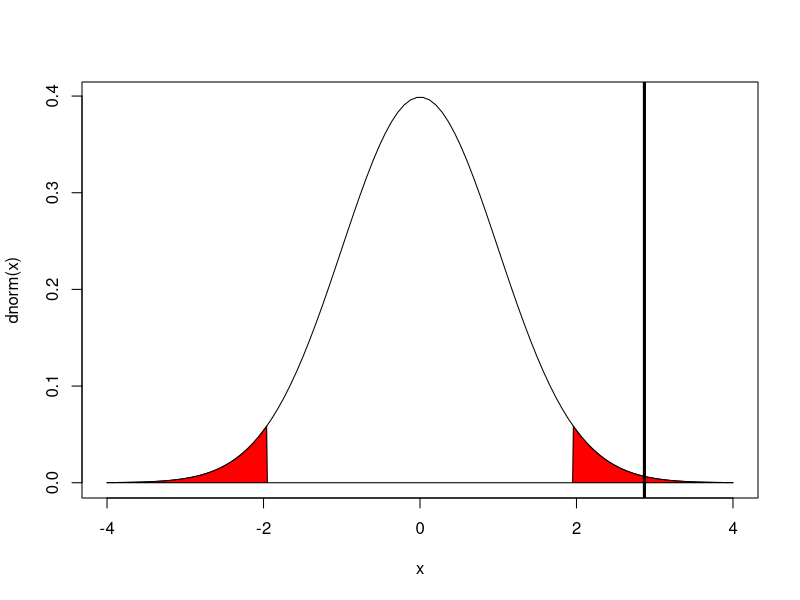
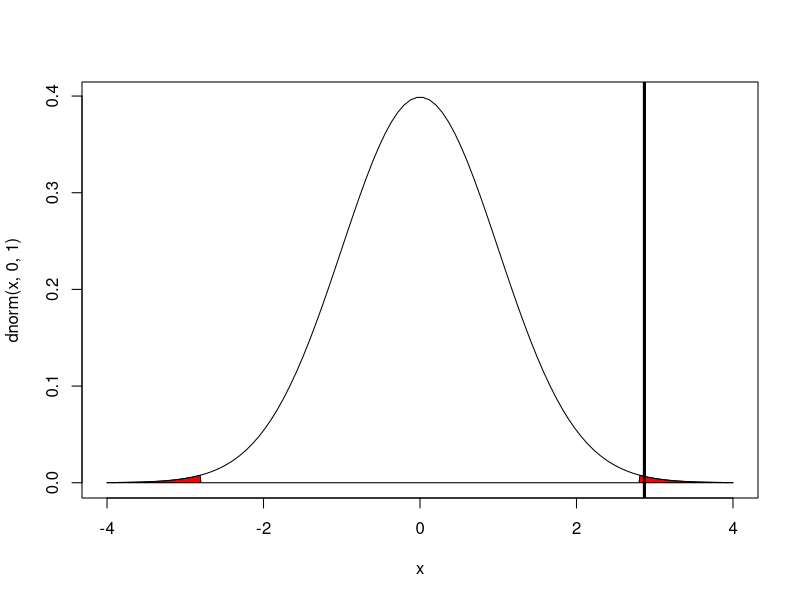
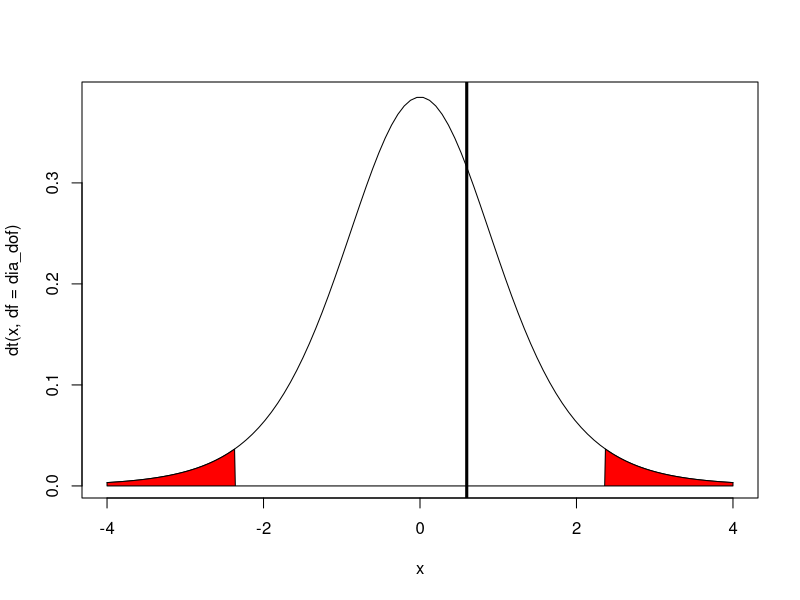
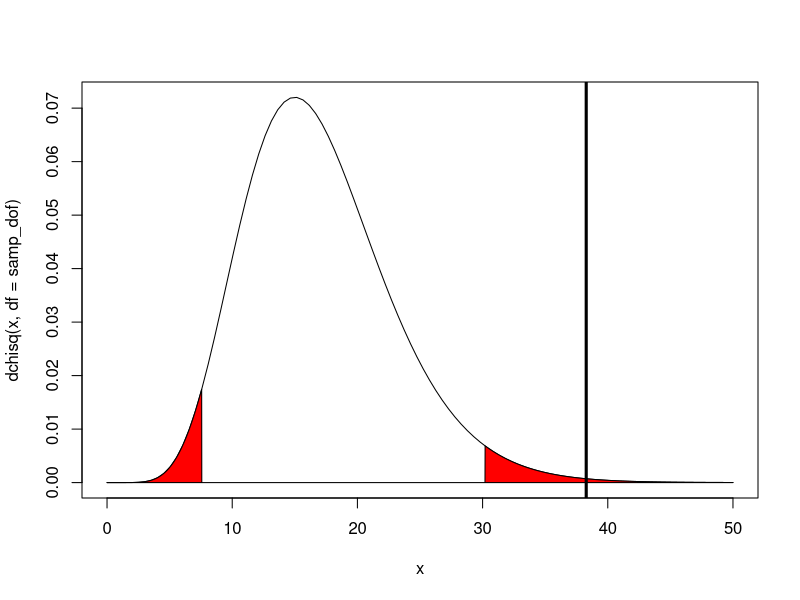

Source code (R) for these figures, in order:
## ---- chunk 1
firs <- read.csv('DouglasFirs 2022.csv')
diameters <- firs$diameters
# print(firs)
# plot(firs$treecode, firs$diameters)
# hist(diameters)
# plot(density(diameters))
## ---- chunk 2
dia_mean <- signif(mean(diameters),3)
dia_std <- signif(sd(diameters), 3)
dia_n <- signif(length(diameters), 3)
library(glue)
glue('Mean: {dia_mean}; STD: {dia_std}; Sample Size: {dia_n}')
## ---- chunk 3
dia_std <- 20.8

dia_se <- dia_std / sqrt(dia_n)
Z <- qnorm(0.95)
cil90 <- signif(dia_mean - Z*dia_se, 3)
ciu90 <- signif(dia_mean + Z*dia_se, 3)

Z <- qnorm(0.975)
cil95 <- signif(dia_mean - Z*dia_se, 3)
ciu95 <- signif(dia_mean + Z*dia_se, 3)

Z <- qnorm(0.995)
cil99 <- signif(dia_mean - Z*dia_se, 3)
ciu99 <- signif(dia_mean + Z*dia_se, 3)
glue('90% CI [{cil90},{ciu90}]; 95% CI [{cil95},{ciu95}]; 99% CI [{cil99},{ciu99}]')
## ---- chunk 4
alpha = 0.05
# define rejection regions
rej_left <- qnorm(alpha/2, 0,1)
rej_right <- qnorm(alpha/2, 0,1, lower.tail = FALSE)
#plot the curve with rejection regions
x <- seq(-4,4,length.out = 100)
plot(
  x, 
  y = dnorm(x),
  type = 'l')

## x and y for the whole area
xReject <- c(seq(-4,4,by=0.01))
yReject <- dnorm(xReject, 0, 1)

yReject[xReject > rej_left & xReject < rej_right] <- 0

polygon(c(xReject,xReject[length(xReject)],xReject[1]),
        c(yReject,0, 0), col='red')

mu <- 88.5                              # null hyp pop mean
dia_se <- dia_std / sqrt(dia_n)         # standard error
dia_Z <- (dia_mean - mu) / dia_se       # Z statistic
abline(v = dia_Z, col = 'black', lwd = 3)

## ---- chunk 5
p_left <- pnorm(dia_Z,0,1,lower.tail = FALSE)      # left rejection region

p <- 2 * p_left                         # p value for a two tail test
print(p)
## ---- chunk 6
alpha = 0.005
# define rejection regions
rej_left <- qnorm(alpha/2, 0,1)
rej_right <- qnorm(alpha/2, 0,1, lower.tail = FALSE)
mu <- 88.5                              # null hyp pop mean
dia_se <- dia_std / sqrt(dia_n)         # standard error
dia_Z <- (dia_mean - mu) / dia_se       # Z statistic

#plot the curve with rejection regions
x <- seq(-4,4,length.out = 100)
plot(
  x, 
  y = dnorm(x,0,1),
  type = 'l')
## x and y for the whole area
xReject <- c(seq(-4,4,by=0.01))
yReject <- dnorm(xReject,0,1)

yReject[xReject > rej_left & xReject < rej_right] <- 0

polygon(c(xReject,xReject[length(xReject)],xReject[1]),
        c(yReject,0, 0), col='red')

# plot test statistic
abline(v = dia_Z, col = 'black', lwd = 3)
## ---- chunk 7
# p_left <- pt(-dia_t, df = dia_dof)      # left rejection region
p_left <- pnorm(dia_Z, 0, 1, lower.tail =FALSE )
p <- 2 * p_left                         # p value for a two tail test
print(signif(p,2))
## ---- chunk 8
rm(list = ls())
diameters <- read.csv('MyDouglasFirs.csv')$diameter
## ---- chunk 9
dia_mean <- signif(mean(diameters))
dia_std <- (sd(diameters))
dia_n <- (length(diameters))
dia_se <- (dia_std / sqrt(dia_n))
dia_dof <- (dia_n - 1)
library(glue)
t <- qt(0.975,df = dia_dof)
cil95 <- signif(dia_mean - t*dia_se, 3)
ciu95 <- signif(dia_mean + t*dia_se, 3)

glue(' 95% CI [{cil95},{ciu95}]')
glue('Mean: {signif(dia_mean,3)}; STD: {signif(dia_std,3)}; Sample Size: {signif(dia_n,3)}, se: {signif(dia_se,3)} dof: {signif(dia_dof,3)}')
## ---- chunk 10
alpha = 0.05
# define rejection regions
rej_left <- qt(alpha/2,df = dia_dof)
rej_right <- qt(alpha/2,df = dia_dof,lower.tail = F)
#plot the curve with rejection regions
x <- seq(-4,4,length.out = 100)
plot(
  x, 
  y = dt(x,df = dia_dof),
  type = 'l')

## x and y for the whole area
xReject <- c(seq(-4,4,by=0.01))
yReject <- dt(xReject, df = dia_dof)

yReject[xReject > rej_left & xReject < rej_right] <- 0

polygon(c(xReject,xReject[length(xReject)],xReject[1]),
        c(yReject,0, 0), col='red')

mu <- 88.5                              # null hyp pop mean
dia_se <- dia_std / sqrt(dia_n)         # standard error
t <- (dia_mean - mu) / dia_se       # Z statistic
abline(v = t, col = 'black', lwd = 3)
print(t)

## ---- chunk 11
# p_left <- pt(-dia_t, df = dia_dof)      # left rejection region
p_left <- pt(t, df = dia_dof, lower.tail = F )
# p <- 2 * p_left                         # p value for a two tail test
print(signif(p_left,2))
## ---- chunk 12
rm(list = ls())
weights <- read.csv('scalereadings.csv')$Weight

samp_n <- length(weights)
samp_mean <- mean(weights)
samp_std <- sd(weights)
samp_var <- var(weights)

samp_dof <- samp_n - 1

pop_sig <- 0.2
alpha <- 0.05

  
chisq_l <- qchisq(alpha/2,df = samp_dof,lower.tail = F)
chisq_u <- qchisq(1-alpha/2,df = samp_dof,lower.tail = F)
chisqci_l <- (samp_dof * samp_var) / chisq_l
chisqci_u <- (samp_dof * samp_var) / chisq_u

glue('95% CI for sample STD [{round(sqrt(chisqci_l),3)},{round(sqrt(chisqci_u),3)}]')


## ---- chunk 13
alpha = 0.05
# define rejection regions
chi_crit_left <- qchisq(alpha/2,df = samp_dof)
chi_crit_right <- qchisq(1-alpha/2,df = samp_dof)
glue('{round(chi_crit_left,2)}, {round(chi_crit_right,2)}')
#plot the curve with rejection regions
x <- seq(0,50,length.out = 100)
plot(
  x, 
  y = dchisq(x,df = samp_dof),
  type = 'l')

## x and y for the whole area
xReject <- c(seq(0,50,by=0.01))
yReject <- dchisq(xReject, df = samp_dof)

yReject[xReject > chi_crit_left & xReject < chi_crit_right] <- 0

polygon(c(xReject,xReject[length(xReject)],xReject[1]),
        c(yReject,0, 0), col='red')
chi_sq <- (samp_dof * samp_var) / pop_sig^2

# SS <- sum(weights - mean(weights))^2
# 
# chi_sq <- SS / pop_sig^2

print(chi_sq)
abline(v = chi_sq, col = 'black', lwd = 3)
## ---- chunk 14
# calculate p-value
# what is the probability of observing our statistic or more extreme value?
p_left <- 1 - pchisq(chi_sq,df = samp_dof)
p_right <- 1 - pchisq(chi_sq, df = samp_dof,lower.tail = F)
print(p_left)
print(p_right)
glue('alpha = 0.05, p-value = {round(2*p_left,3)}')
